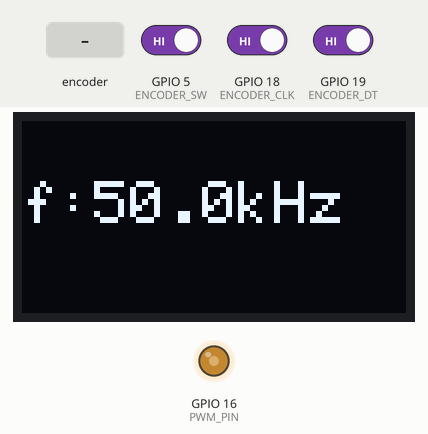
Recording of a sketch running on a simulated ESP32. On the bench: 128×64 one-colour display, output pins drawn as LEDs (lit = HIGH). The test bench sets the inputs (shaded band); at power-on: GPIO 5 (ENCODER_SW) HIGH, GPIO 18 (ENCODER_CLK) HIGH, GPIO 19 (ENCODER_DT) HIGH. What the sketch prints to the serial monitor is not drawn.

Above: at 6.3 s.
6.4 s: rotary encoder on GPIO 18 (ENCODER_CLK) / GPIO 19 (ENCODER_DT) turned 3 steps (first pin leading)
At 7.9 s:
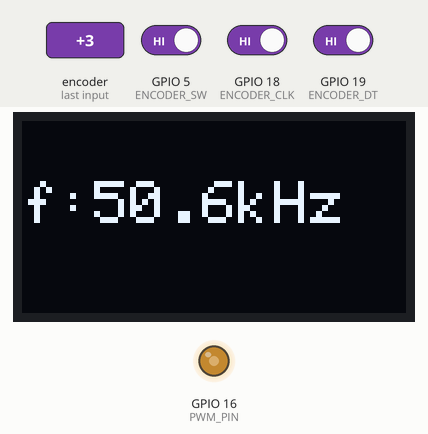
8.5 s: GPIO 5 (ENCODER_SW) driven LOW
At 9.7 s:
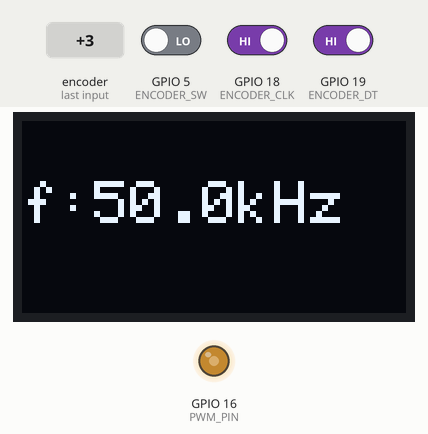
10.0 s: rotary encoder on GPIO 18 (ENCODER_CLK) / GPIO 19 (ENCODER_DT) turned 2 steps (second pin leading)
At 11.4 s:
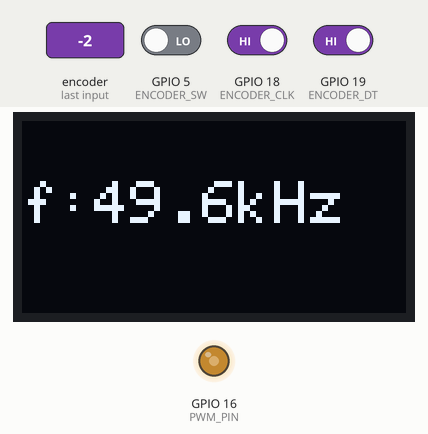
Timing chart, 0 to 13.0 s (numbered marks = the images above; inputs shaded):
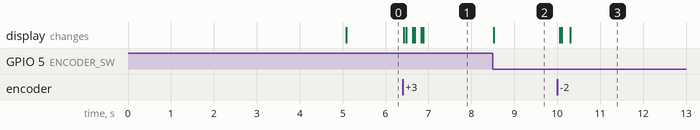

Measured:
- after the input at 6.4 s, the display: first changes at once (image 1 shows a later state)
- after the input at 8.5 s, the display: changes at once (image 2)
- after the input at 10.0 s, the display: first changes after 0.06 s (image 3 shows a later state)

The sketch:

esp32__igbt_gate_driver.ino
```cpp
#include <Arduino.h>
#include <Wire.h>
#include <Adafruit_GFX.h>
#include <Adafruit_SSD1306.h>

#define OLED_WIDTH 128
#define OLED_HEIGHT 64
#define OLED_ADDRESS 0x3C

#define PWM_CHANNEL 0
#define PWM_RESOLUTION 8  // 8-bit resolution (0-255)
#define PWM_PIN 16        // Change to your desired PWM output pin
#define PWM_MIN_FREQ 10000
#define PWM_MAX_FREQ 100000
#define PWM_STEP 200  // Frequency step per encoder increment
#define START_FREQ 50000

#define ENCODER_CLK 18
#define ENCODER_DT 19
#define ENCODER_SW 5

volatile int frequency = START_FREQ;
const int stepSize = 100;
const int dutyCycle = 122;
///
const int baseStep = 100;              // Minimum step size
const int fastRotationThreshold = 50;  // Time in ms for fast rotation
const int maxStep = 2000;              // Maximum step size for fast rotation
volatile bool buttonPressed = false;
volatile unsigned long lastEncoderTime = 0;
volatile int lastClkState;
volatile bool encoderMoved = false;

// OLED Display
Adafruit_SSD1306 display(OLED_WIDTH, OLED_HEIGHT, &Wire, -1);

void IRAM_ATTR resetFrequency() {
  buttonPressed = true;
}

void IRAM_ATTR encoderISR() {
  int stateCLK = digitalRead(ENCODER_CLK);
  if (stateCLK != lastClkState) {
    if (digitalRead(ENCODER_DT) != stateCLK) {
      frequency += stepSize;
    } else {
      frequency -= stepSize;
    }
    frequency = constrain(frequency, PWM_MIN_FREQ, PWM_MAX_FREQ);
    ledcChangeFrequency(PWM_PIN, frequency, PWM_RESOLUTION);
    ledcWrite(PWM_PIN, dutyCycle);
    encoderMoved = true;
  }
  lastClkState = stateCLK;
}

void updateDisplay() {
  display.clearDisplay();
  display.setTextSize(2);
  display.setTextColor(WHITE);
  display.setCursor(0, 20);
  display.print("f:");
  display.print(frequency / 1000.0, 1);  // Convert to kHz with 1 decimal place for better display
  display.print("kHz");
  display.display();
}

void welcomeDisplay() {
  display.clearDisplay();
  display.setTextSize(2);
  display.setTextColor(WHITE);
  display.setCursor(0, 0);
  display.print("Welcome To");
  display.setCursor(0, 20);
  display.print("Induction");
  display.setCursor(0, 40);
  display.print("Heating");
  display.display();
}

void setup() {
  Serial.begin(115200);

  // setup Rotary Encoder Pins
  pinMode(ENCODER_CLK, INPUT_PULLUP);
  pinMode(ENCODER_DT, INPUT_PULLUP);
  pinMode(ENCODER_SW, INPUT_PULLUP);

  // Attach Interrupts
  attachInterrupt(digitalPinToInterrupt(ENCODER_CLK), encoderISR, CHANGE);
  attachInterrupt(digitalPinToInterrupt(ENCODER_SW), resetFrequency, FALLING);

  // setup LEDC PWM
  lastClkState = digitalRead(ENCODER_CLK);
  ledcAttach(PWM_PIN, frequency, PWM_RESOLUTION);
  ledcWrite(PWM_PIN, dutyCycle);
  ledcChangeFrequency(PWM_PIN, frequency, PWM_RESOLUTION);
  ledcWrite(PWM_PIN, dutyCycle);


  // setup OLED display
  if (!display.begin(SSD1306_SWITCHCAPVCC, OLED_ADDRESS)) {
    Serial.println("OLED initialization failed!");
    while (true)
      ;
  }
  // Show an intro display message
  welcomeDisplay();

  delay(5000);
  updateDisplay();
  ledcChangeFrequency(PWM_PIN, frequency, PWM_RESOLUTION);
  ledcWrite(PWM_PIN, dutyCycle);
  delay(100);
}

void loop() {
  if (encoderMoved) {
    updateDisplay();
    encoderMoved = false;
  }

  if (buttonPressed) {
    buttonPressed = false;
    frequency = START_FREQ;
    ledcChangeFrequency(PWM_PIN, frequency, PWM_RESOLUTION);
    ledcWrite(PWM_PIN, dutyCycle);
    updateDisplay();
    // Pressing the rotary encoder button quick resets to desired startup frequency
    Serial.println("Frequency reset to 50.0 kHz");
  }
  delay(10);
}
```
